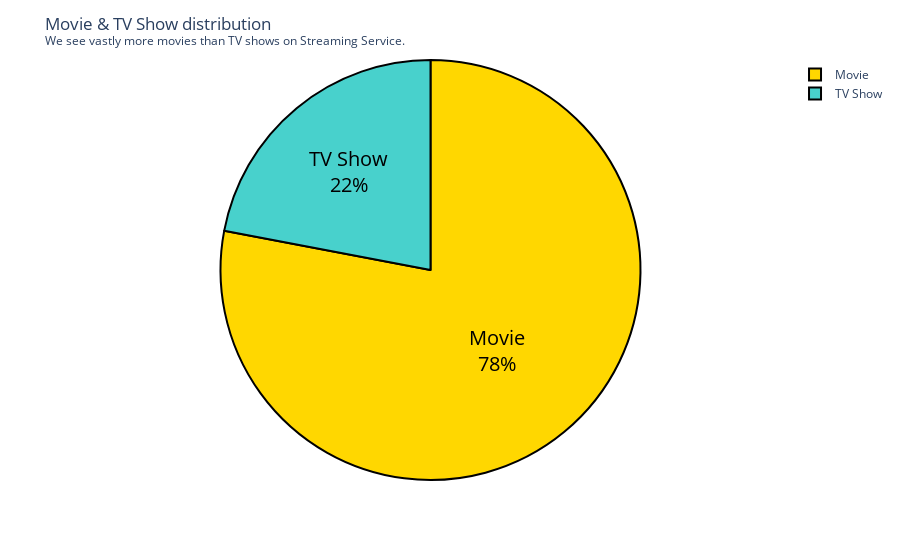

This figure's notebook cell:
### Code cell
fig = px.pie(ratio, values='type', names=ratio.index)
colors = ['gold', 'mediumturquoise', 'darkorange', 'lightgreen']
fig.update_traces(textposition='inside', textinfo='percent+label', textfont_color='#000000', textfont_size=20, marker=dict(colors=colors, line=dict(color='#000000', width=2)))
fig.update_layout(title_text='Movie & TV Show distribution<br><sup>We see vastly more movies than TV shows on Streaming Service.</sup>')
fig.show()
fig.write_html("visualization/one.html")

### Figure 1 — Plotly figure (JSON) as saved in the notebook; plotly's stock layout.template omitted (floating-point values rounded to 4 significant figures)
{"data": [{"domain": {"x": [0, 1], "y": [0, 1]}, "hovertemplate": "index=%{label}<br>type=%{value}<extra></extra>", "labels": ["Movie", "TV Show"], "legendgroup": "", "marker": {"colors": ["gold", "mediumturquoise", "darkorange", "lightgreen"], "line": {"color": "#000000", "width": 2}}, "name": "", "showlegend": true, "textfont": {"color": "#000000", "size": 20}, "textinfo": "percent+label", "textposition": "inside", "type": "pie", "values": [0.78, 0.22]}], "layout": {"legend": {"tracegroupgap": 0}, "margin": {"t": 60}, "title": {"text": "Movie & TV Show distribution<br><sup>We see vastly more movies than TV shows on Streaming Service.</sup>"}}}
